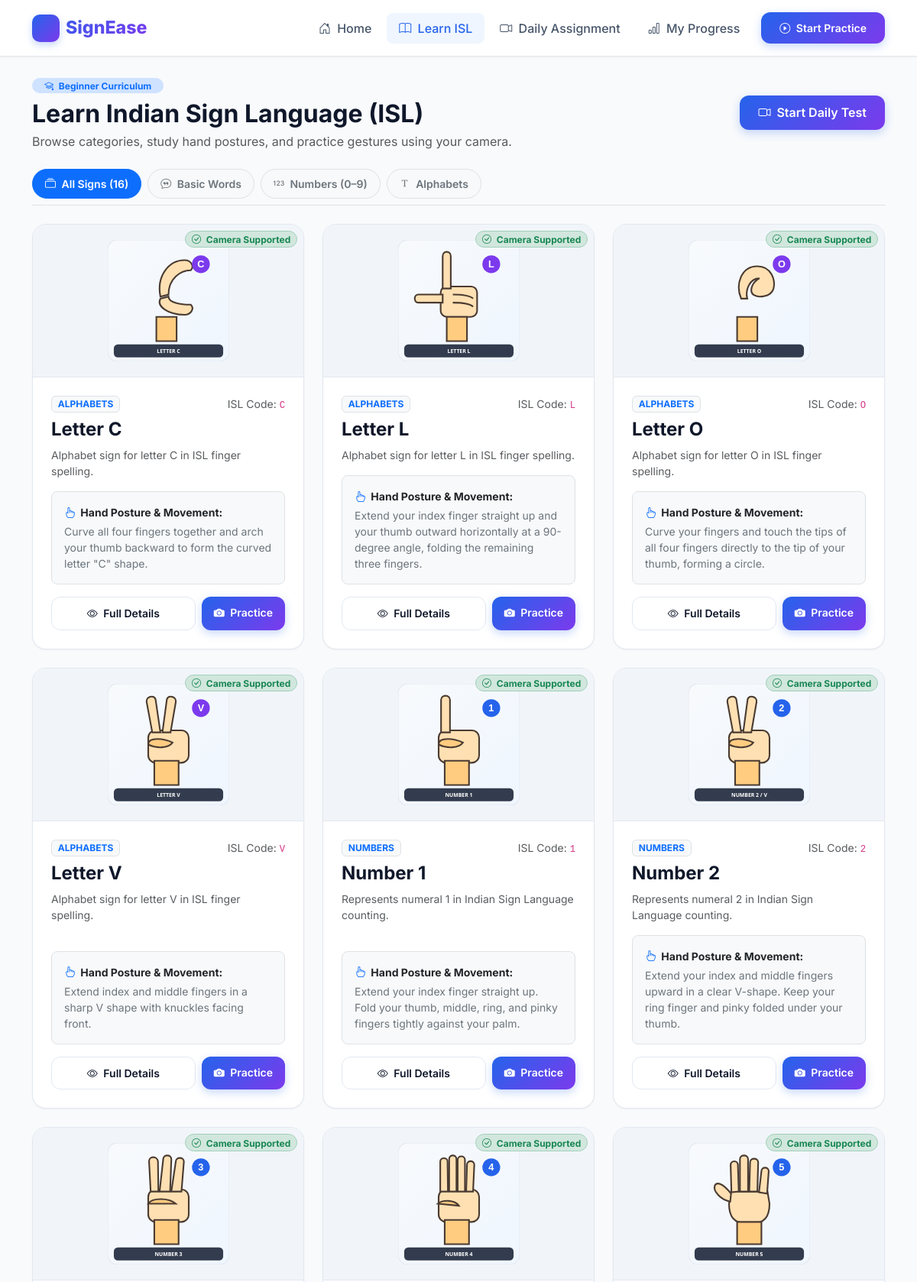
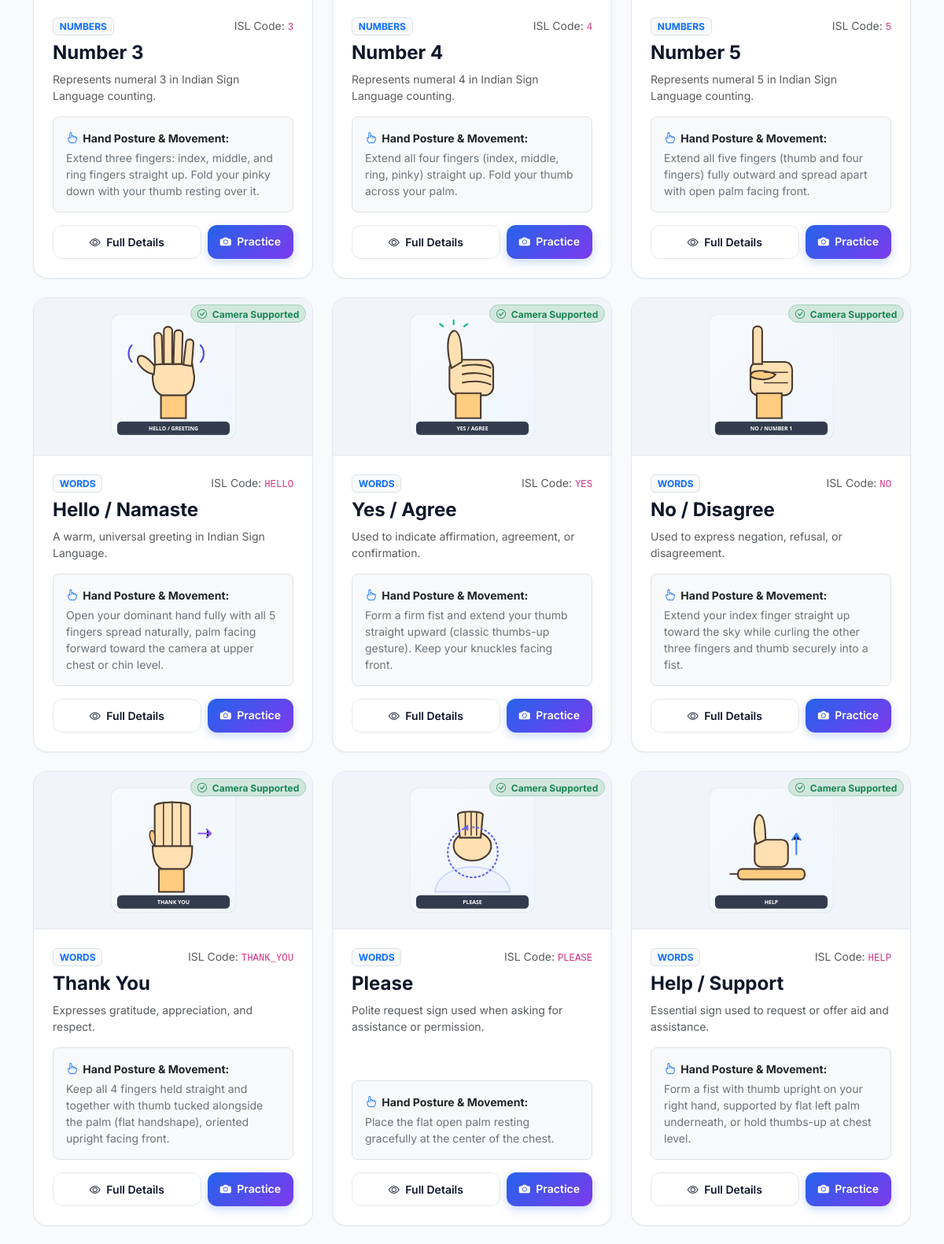
Page /learn (upper part) on the committed database (2 pictures, top to bottom).
### tables this page shows
CREATE TABLE lessons (
        id INTEGER PRIMARY KEY AUTOINCREMENT,
        category TEXT NOT NULL,
        sign_code TEXT UNIQUE NOT NULL,
        name TEXT NOT NULL,
        description TEXT NOT NULL,
        hand_instructions TEXT NOT NULL,
        movement_notes TEXT,
        image_path TEXT NOT NULL,
        is_supported_in_ml INTEGER DEFAULT 1
    );

### app.py (the view)
@app.route('/learn')
def learn():
    category = request.args.get('category')
    lessons = get_lessons(category=category)
    return render_template('learn.html', lessons=lessons, active_category=category)

### models.py (called while the page is built)
def get_db():
    conn = sqlite3.connect(DB_PATH)
    conn.row_factory = sqlite3.Row
    return conn

def get_lessons(category=None):
    conn = get_db()
    cursor = conn.cursor()
    if category:
        cursor.execute('SELECT * FROM lessons WHERE category = ? ORDER BY id ASC', (category,))
    else:
        cursor.execute('SELECT * FROM lessons ORDER BY category, id ASC')
    rows = cursor.fetchall()
    conn.close()
    return rows

### templates/learn.html (shortened to what this page needs)
{% extends "base.html" %}
{% block content %}
<div class="container py-4">
  <div class="row align-items-center mb-4">
    <div class="col-md-8">
      <span class="badge bg-primary-subtle text-primary rounded-pill px-3 py-1 mb-2">
        <i class="bi bi-mortarboard me-1"></i> Beginner Curriculum
      </span>
      <h2 class="fw-bold mb-1">Learn Indian Sign Language (ISL)</h2>
      <p class="text-muted mb-0">
        Browse categories, study hand postures, and practice gestures using your camera.
      </p>
    </div>
    <div class="col-md-4 text-md-end mt-3 mt-md-0">
      <a href="{{ url_for('assignment') }}" class="btn btn-primary-gradient">
        <i class="bi bi-camera-video me-1"></i> Start Daily Test
      </a>
    </div>
  </div>
  <div class="d-flex flex-wrap gap-2 mb-4 pb-2 border-bottom">
    <a href="{{ url_for('learn') }}" class="btn btn-sm rounded-pill px-3 py-2 fw-semibold {% if not active_category %}btn-primary text-white{% else %}btn-light text-secondary border{% endif %}">
      <i class="bi bi-collection me-1"></i> All Signs ({{ lessons|length }})
    </a>
    <a href="{{ url_for('learn', category='words') }}" class="btn btn-sm rounded-pill px-3 py-2 fw-semibold {% if active_category == 'words' %}btn-primary text-white{% else %}btn-light text-secondary border{% endif %}">
      <i class="bi bi-chat-quote me-1"></i> Basic Words
    </a>
    <a href="{{ url_for('learn', category='numbers') }}" class="btn btn-sm rounded-pill px-3 py-2 fw-semibold {% if active_category == 'numbers' %}btn-primary text-white{% else %}btn-light text-secondary border{% endif %}">
      <i class="bi bi-123 me-1"></i> Numbers (0–9)
    </a>
    <a href="{{ url_for('learn', category='alphabets') }}" class="btn btn-sm rounded-pill px-3 py-2 fw-semibold {% if active_category == 'alphabets' %}btn-primary text-white{% else %}btn-light text-secondary border{% endif %}">
      <i class="bi bi-fonts me-1"></i> Alphabets
    </a>
  </div>
  <div class="row g-4">
    {% for lesson in lessons %}
    <div class="col-md-6 col-lg-4">
      <div class="learning-card h-100 d-flex flex-column">
        <div class="sign-img-container">
          <img src="{{ lesson.image_path }}" alt="{{ lesson.name }} ISL sign" loading="lazy">
          {% if lesson.is_supported_in_ml %}
          <span class="position-absolute top-0 end-0 m-2 badge bg-success-subtle text-success border border-success-subtle rounded-pill small">
            <i class="bi bi-check-circle me-1"></i> Camera Supported
          </span>
          {% endif %}
        </div>
        <div class="p-4 d-flex flex-column flex-grow-1">
          <div class="d-flex justify-content-between align-items-center mb-2">
            <span class="badge bg-light text-primary border small text-uppercase fw-bold">{{ lesson.category }}</span>
            <span class="text-muted small">ISL Code: <code>{{ lesson.sign_code }}</code></span>
          </div>
          <h4 class="fw-bold mb-2">{{ lesson.name }}</h4>
          <p class="text-muted small mb-3 flex-grow-1">
            {{ lesson.description }}
          </p>
          <div class="p-3 bg-light rounded-3 mb-3 border">
            <div class="small fw-bold text-dark mb-1">
              <i class="bi bi-hand-index me-1 text-primary"></i> Hand Posture &amp; Movement:
            </div>
            <p class="small text-secondary mb-0">
              {{ lesson.hand_instructions }}
            </p>
          </div>
          <div class="d-flex gap-2 mt-auto">
            <a href="{{ url_for('lesson_detail', sign_code=lesson.sign_code) }}" class="btn btn-outline-custom btn-sm flex-grow-1">
              <i class="bi bi-eye me-1"></i> Full Details
            </a>
            {% if lesson.is_supported_in_ml %}
            <a href="{{ url_for('assignment', sign=lesson.sign_code) }}" class="btn btn-primary-gradient btn-sm px-3">
              <i class="bi bi-camera-fill me-1"></i> Practice
            </a>
            {% endif %}
          </div>
        </div>
      </div>
    </div>
    {% endfor %}
  </div>
</div>
{% endblock %}

### static/css/style.css (style rules this page uses)
:root { --primary: #2563eb; --primary-hover: #1d4ed8; --primary-light: #eff6ff; --purple: #7c3aed; --purple-light: #f5f3ff; --accent: #06b6d4; --success: #10b981; --warning: #f59e0b; --danger: #ef4444; --dark: #0f172a; --muted: #64748b; --card-bg: #ffffff; --body-bg: #f8fafc; --border: #e2e8f0; --shadow-sm: 0 1px 2px 0 rgb(0 0 0 / 0.05); --shadow-md: 0 4px 6px -1px rgb(0 0 0 / 0.07), 0 2px 4px -2px rgb(0 0 0 / 0.07); --shadow-lg: 0 10px 25px -3px rgb(0 0 0 / 0.08), 0 4px 6px -4px rgb(0 0 0 / 0.04); --radius-lg: 18px; --radius-md: 12px; }
body { font-family: 'Inter', system-ui, -apple-system, BlinkMacSystemFont, "Segoe UI", Roboto, sans-serif; background-color: var(--body-bg); color: var(--dark); min-height: 100vh; display: flex; flex-direction: column; }
.feature-card, .learning-card, .custom-card { background: var(--card-bg); border: 1px solid var(--border); border-radius: var(--radius-lg); box-shadow: var(--shadow-sm); transition: all 0.25s ease; overflow: hidden; }
.sign-img-container { height: 200px; background: #f1f5f9; display: flex; align-items: center; justify-content: center; padding: 1.25rem; border-bottom: 1px solid var(--border); position: relative; }
.sign-img-container img, .sign-img-container svg { max-height: 100%; max-width: 100%; object-fit: contain; transition: transform 0.25s ease; }
.btn-primary-gradient { background: linear-gradient(135deg, var(--primary) 0%, var(--purple) 100%); color: white; border: none; font-weight: 600; padding: 0.65rem 1.5rem; border-radius: var(--radius-md); box-shadow: 0 4px 12px rgba(37, 99, 235, 0.25); transition: all 0.2s ease; }
.btn-outline-custom { border: 1.5px solid var(--border); color: var(--dark); font-weight: 600; padding: 0.65rem 1.4rem; border-radius: var(--radius-md); background: white; transition: all 0.2s ease; }

### rows in the picture
lessons: image_path (picture), is_supported_in_ml 1 (drawn), category "ALPHABETS", sign_code "C", name "Letter C", description "Alphabet sign for letter C in ISL finger spelling.", hand_instructions "Curve all four fingers together and arch your thumb backward to form the curved letter \"C\" shape."
lessons: image_path (picture), is_supported_in_ml 1 (drawn), category "ALPHABETS", sign_code "L", name "Letter L", description "Alphabet sign for letter L in ISL finger spelling.", hand_instructions "Extend your index finger straight up and your thumb outward horizontally at a 90-degree angle, folding the remaining three fingers."
lessons: image_path (picture), is_supported_in_ml 1 (drawn), category "ALPHABETS", sign_code "O", name "Letter O", description "Alphabet sign for letter O in ISL finger spelling.", hand_instructions "Curve your fingers and touch the tips of all four fingers directly to the tip of your thumb, forming a circle."
lessons: image_path (picture), is_supported_in_ml 1 (drawn), category "ALPHABETS", sign_code "V", name "Letter V", description "Alphabet sign for letter V in ISL finger spelling.", hand_instructions "Extend index and middle fingers in a sharp V shape with knuckles facing front."
lessons: image_path (picture), is_supported_in_ml 1 (drawn), category "NUMBERS", sign_code "1", name "Number 1", description "Represents numeral 1 in Indian Sign Language counting.", hand_instructions "Extend your index finger straight up. Fold your thumb, middle, ring, and pinky fingers tightly against your palm."
lessons: image_path (picture), is_supported_in_ml 1 (drawn), category "NUMBERS", sign_code "2", name "Number 2", description "Represents numeral 2 in Indian Sign Language counting.", hand_instructions "Extend your index and middle fingers upward in a clear V-shape. Keep your ring finger and pinky folded under your thumb."
lessons: image_path (picture), is_supported_in_ml 1 (drawn), category "NUMBERS", sign_code "3", name "Number 3", description "Represents numeral 3 in Indian Sign Language counting.", hand_instructions "Extend three fingers: index, middle, and ring fingers straight up. Fold your pinky down with your thumb resting over it."
lessons: image_path (picture), is_supported_in_ml 1 (drawn), category "NUMBERS", sign_code "4", name "Number 4", description "Represents numeral 4 in Indian Sign Language counting.", hand_instructions "Extend all four fingers (index, middle, ring, pinky) straight up. Fold your thumb across your palm."
lessons: image_path (picture), is_supported_in_ml 1 (drawn), category "NUMBERS", sign_code "5", name "Number 5", description "Represents numeral 5 in Indian Sign Language counting.", hand_instructions "Extend all five fingers (thumb and four fingers) fully outward and spread apart with open palm facing front."
lessons: image_path (picture), is_supported_in_ml 1 (drawn), category "WORDS", sign_code "HELLO", name "Hello / Namaste", description "A warm, universal greeting in Indian Sign Language.", hand_instructions "Open your dominant hand fully with all 5 fingers spread naturally, palm facing forward toward the camera at upper chest or chin level."
lessons: image_path (picture), is_supported_in_ml 1 (drawn), category "WORDS", sign_code "YES", name "Yes / Agree", description "Used to indicate affirmation, agreement, or confirmation.", hand_instructions "Form a firm fist and extend your thumb straight upward (classic thumbs-up gesture). Keep your knuckles facing front."
lessons: image_path (picture), is_supported_in_ml 1 (drawn), category "WORDS", sign_code "NO", name "No / Disagree", description "Used to express negation, refusal, or disagreement.", hand_instructions "Extend your index finger straight up toward the sky while curling the other three fingers and thumb securely into a fist."
lessons: image_path (picture), is_supported_in_ml 1 (drawn), category "WORDS", sign_code "THANK_YOU", name "Thank You", description "Expresses gratitude, appreciation, and respect.", hand_instructions "Keep all 4 fingers held straight and together with thumb tucked alongside the palm (flat handshape), oriented upright facing front."
lessons: image_path (picture), is_supported_in_ml 1 (drawn), category "WORDS", sign_code "PLEASE", name "Please", description "Polite request sign used when asking for assistance or permission.", hand_instructions "Place the flat open palm resting gracefully at the center of the chest."
lessons: image_path (picture), is_supported_in_ml 1 (drawn), category "WORDS", sign_code "HELP", name "Help / Support", description "Essential sign used to request or offer aid and assistance.", hand_instructions "Form a fist with thumb upright on your right hand, supported by flat left palm underneath, or hold thumbs-up at chest level."

### other values in the picture
{{ lessons|length }} "16"
